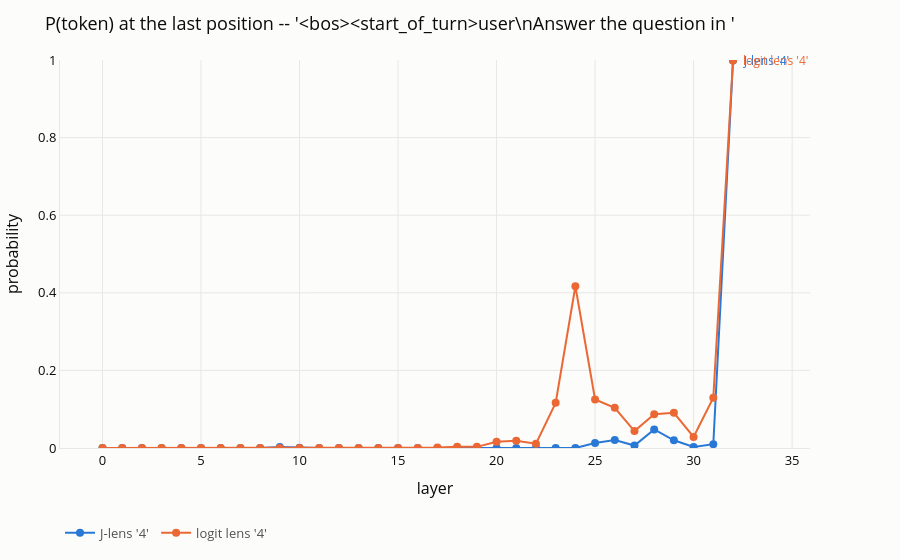

The cell this chart's notebook holds for it:
### Code cell
# That one prompt, all the way through the lens, before any aggregation.
s1_out = probe(S1_PROMPT, tokens="4")
print(f"\n'4' in the J-lens top-5 at layers: {hits(S1_PROMPT, '4', probs=s1_out)}")

### Figure 1 — Plotly figure (JSON) as saved in the notebook; plotly's stock layout.template omitted (floating-point values rounded to 4 significant figures)
{"data": [{"hovertemplate": "J-lens '4'<br>layer %{x}<br>%{y:.3f}<extra></extra>", "line": {"color": "#2a78d6", "width": 2}, "marker": {"color": "#2a78d6", "size": 8}, "mode": "lines+markers", "name": "J-lens '4'", "type": "scatter", "x": [0, 1, 2, 3, 4, 5, 6, 7, 8, 9, 10, 11, 12, 13, 14, 15, 16, 17, 18, 19, 20, 21, 22, 23, 24, 25, 26, 27, 28, 29, 30, 31, 32], "y": [8.526e-36, 6.979e-15, 4.573e-10, 6.663e-09, 4.14e-14, 8.549e-10, 1.957e-06, 1.669e-05, 0.0002209, 0.002751, 0.000587, 2.337e-06, 2.788e-06, 6.532e-13, 1.136e-10, 9.91e-15, 3.719e-26, 2.104e-21, 2.329e-24, 8.054e-27, 1.291e-18, 1.191e-20, 6.467e-27, 5.042e-13, 1.831e-07, 0.01279, 0.02041, 0.006282, 0.04782, 0.01991, 0.002787, 0.009689, 0.9985]}, {"hovertemplate": "logit lens '4'<br>layer %{x}<br>%{y:.3f}<extra></extra>", "line": {"color": "#eb6834", "width": 2}, "marker": {"color": "#eb6834", "size": 8}, "mode": "lines+markers", "name": "logit lens '4'", "type": "scatter", "x": [0, 1, 2, 3, 4, 5, 6, 7, 8, 9, 10, 11, 12, 13, 14, 15, 16, 17, 18, 19, 20, 21, 22, 23, 24, 25, 26, 27, 28, 29, 30, 31, 32], "y": [3.211e-15, 1.145e-17, 3.589e-16, 2.229e-16, 4.073e-16, 2.648e-14, 5.98e-11, 5.822e-09, 2.737e-06, 6.574e-06, 3.653e-05, 8.256e-05, 0.0001373, 0.0001189, 8.833e-05, 0.000167, 0.0001603, 0.0009914, 0.002975, 0.002941, 0.0163, 0.01875, 0.01111, 0.1164, 0.4168, 0.125, 0.1035, 0.04371, 0.08717, 0.09065, 0.02845, 0.1295, 0.9988]}], "layout": {"annotations": [{"font": {"color": "#2a78d6", "size": 12}, "showarrow": false, "text": "J-lens '4'", "x": 32, "xanchor": "left", "xshift": 8, "y": 0.9985}, {"font": {"color": "#eb6834", "size": 12}, "showarrow": false, "text": "logit lens '4'", "x": 32, "xanchor": "left", "xshift": 8, "y": 0.9988}], "font": {"color": "#0b0b0b", "size": 13}, "legend": {"font": {"color": "#52514e"}, "orientation": "h", "x": 0, "y": -0.18}, "margin": {"b": 50, "l": 60, "r": 90, "t": 60}, "paper_bgcolor": "#fcfcfb", "plot_bgcolor": "#fcfcfb", "title": {"text": "P(token) at the last position -- '<bos><start_of_turn>user\\nAnswer the question in '"}, "xaxis": {"gridcolor": "#e8e7e3", "linecolor": "#e8e7e3", "title": {"text": "layer"}, "zeroline": false}, "yaxis": {"gridcolor": "#e8e7e3", "linecolor": "#e8e7e3", "range": [0, 1], "title": {"text": "probability"}, "zeroline": false}}}
